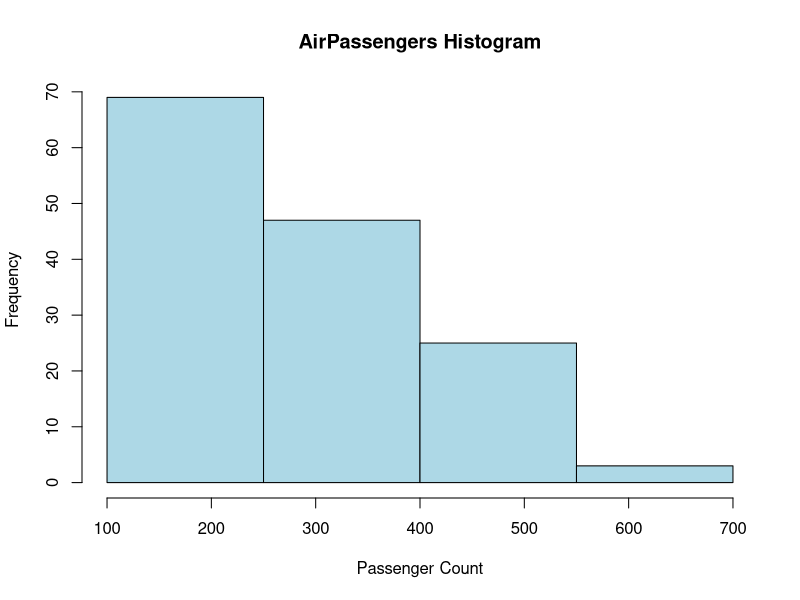

Reproduce this figure in R.
# Load the AirPassengers dataset
data("AirPassengers")

# Create a histogram with specified bins
hist(AirPassengers, 
     breaks = seq(100, 700, by = 150), # Set breaks at 100 and then every 150 units
     xlab = "Passenger Count",      # Label for the x-axis
     ylab = "Frequency",            # Label for the y-axis
     main = "AirPassengers Histogram", # Main title
     col = "lightblue",            # Bar color
     border = "black"              #Bordercolor
)